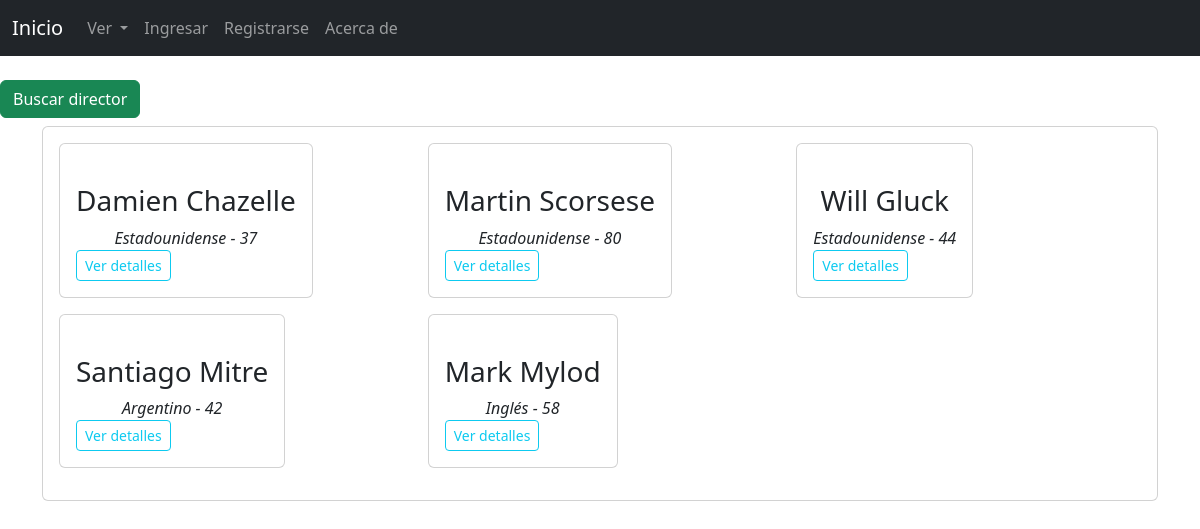
The page /AppCoder/listarDirectores/ on the database as committed earlier.
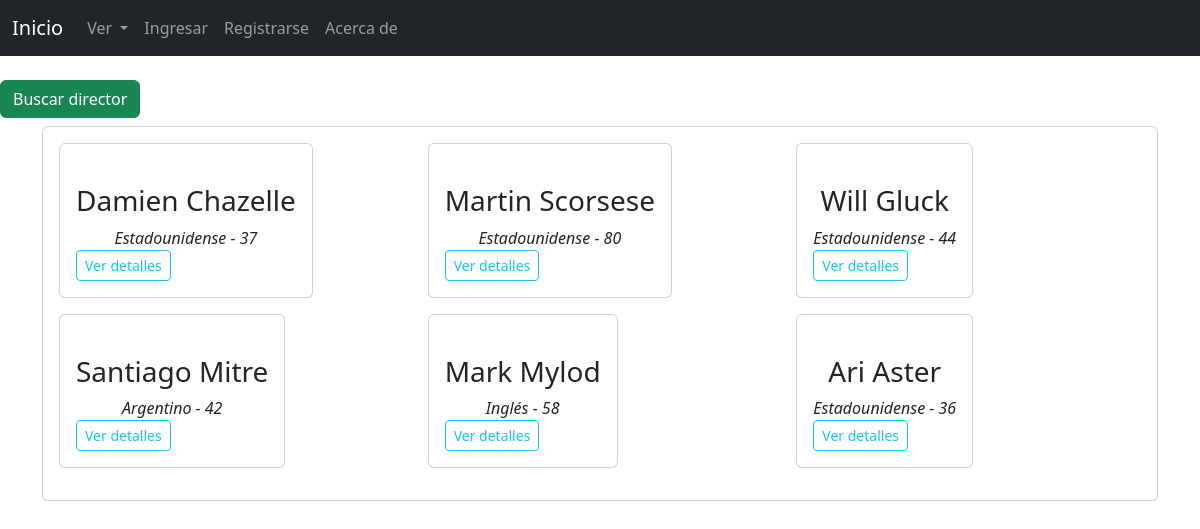
The same page on the database as committed later.
### AppCoder/models.py (models this page shows, shortened)
class director(models.Model):
    nombre = models.CharField(max_length=80)
    apellido = models.CharField(max_length=80)
    edad = models.IntegerField()
    nacionalidad = models.CharField(max_length=80)
    foto = models.URLField(null=True, blank=True)
    pelishechas = models.ManyToManyField(pelicula, related_name="pelishechasdirector", blank=True)

### AppCoder/views.py (the view)
# urls.py: path("listarDirectores/", listarDirectores, name="listarDirectores"),
def listarDirectores(request):
    directores = director.objects.all()
    return render (request, "AppCoder/listarDirectores.html", {"directores": directores})

### AppCoder/templates/AppCoder/listarDirectores.html (shortened to what this page needs)
{% extends "AppCoder/padre.html" %}
{% block contenido %}
<br>
<a href="{% url 'busquedaDirector' %}" class="btn btn-success">Buscar director</a>
<div class="container">
    <div class="card">
        <div class="card-body">
           <div class="row">
                {% for director in directores %}
                <div class="col-lg-4 mb-3 d-flex align-items-stretch">
                    <div class="card">
                        <div class="card-body">
                            <div class="text-center">
                            <h3 class="text-center">{{ director.nombre }} {{ director.apellido }}</h3>
                            <i class="text-center">{{ director.nacionalidad }} - {{ director.edad }}</i>
                            </div>
                    <a href="/AppCoder/detalleDirector/{{ director.id }}/" class="btn btn-outline-info btn-sm mt-auto align-self-start">Ver detalles</a>
                        </div>
                    </div>
                </div>
                {% endfor %}
            </div>
        </div>
    </div>
</div>
{% endblock %}

Rows that differ between the two databases and show on the page:
added director: nombre "Ari", apellido "Aster", nacionalidad "Estadounidense", edad "36"
